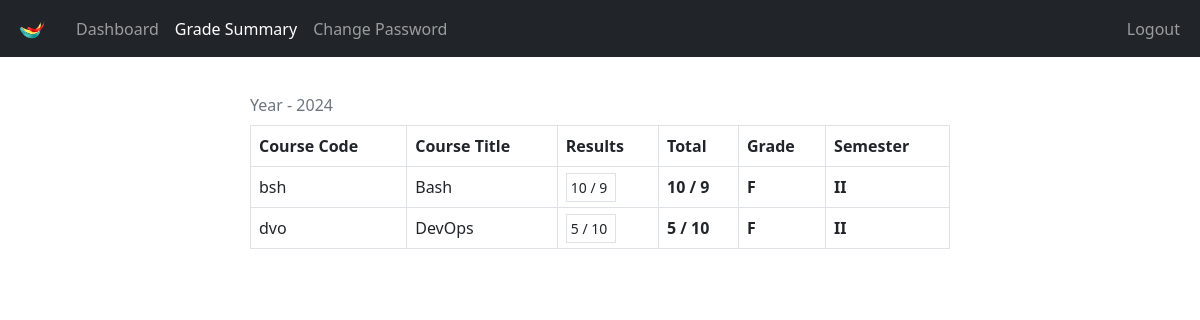
Page /Student/grade.php (signed in) on the committed database.
### tables this page shows
CREATE TABLE `student_score` (
  `id` int(11) NOT NULL,
  `semester` varchar(100) NOT NULL,
  `year` int(11) NOT NULL,
  `student_id` int(11) NOT NULL,
  `teacher_id` int(11) NOT NULL,
  `subject_id` int(11) NOT NULL,
  `results` varchar(512) NOT NULL
);

CREATE TABLE `subjects` (
  `subject_id` int(11) NOT NULL,
  `subject` varchar(31) NOT NULL,
  `subject_code` varchar(31) NOT NULL,
  `grade` int(11) NOT NULL
);

### Student/data/score.php (called while the page is built)
<?php
function getScoreById($student_id, $conn)
{
    $sql = "SELECT * FROM student_score
           WHERE student_id=? ORDER BY year DESC";
    $stmt = $conn->prepare($sql);
    $stmt->execute([$student_id]);
    if ($stmt->rowCount() > 0) {
        $student_scores = $stmt->fetchAll();
        return $student_scores;
    } else {
        return 0;
    }
}
function gradeCalc($grade)
{
    $g = "";
    if ($grade >= 92) {
        $g = "A+";
    } else if ($grade >= 86) {
        $g = "A";
    } else if ($grade >= 80) {
        $g = "A-";
    } else if ($grade >= 75) {
        $g = "B+";
    } else if ($grade >= 70) {
        $g = "B";
    } else if ($grade >= 66) {
        $g = "B-";
    } else if ($grade >= 60) {
        $g = "C";
    } else if ($grade >= 55) {
        $g = "C-";
    } else if ($grade >= 50) {
        $g = "D+";
    } else if ($grade >= 45) {
        $g = "D";
    } else if ($grade >= 40) {
        $g = "D-";
    } else if ($grade < 39) {
        $g = "F";
    }
    return $g;
}

### Student/data/subject.php (called while the page is built, shortened)
<?php
function getSubjectById($subject_id, $conn)
{
    $sql = "SELECT * FROM subjects
           WHERE subject_id=?";
    $stmt = $conn->prepare($sql);
    $stmt->execute([$subject_id]);
    if ($stmt->rowCount() == 1) {
        $subject = $stmt->fetch();
        return $subject;
    } else {
        return 0;
    }
}

### Student/grade.php (the view, shortened to what this page needs)
<?php
if (
    isset($_SESSION['student_id']) &&
    isset($_SESSION['role'])
) {
    if ($_SESSION['role'] == 'Student') {
        include "../DB_connection.php";
        include "data/score.php";
        include "data/subject.php";
        $student_id = $_SESSION['student_id'];
        $scores = getScoreById($student_id, $conn);
?>
        <!DOCTYPE html>
        <html lang="en">
        <head>
            <link rel="stylesheet" href="https://cdn.jsdelivr.net/npm/bootstrap@5.2.0/dist/css/bootstrap.min.css">
            <link rel="stylesheet" href="../css/style.css">
            <link rel="stylesheet" href="https://cdnjs.cloudflare.com/ajax/libs/font-awesome/4.7.0/css/font-awesome.min.css">
        </head>
        <body>
            <?php
            include "inc/navbar.php";
            if ($scores != 0) {
            ?>
                <div class="d-flex justify-content-center align-items-center flex-column pt-4">
                    <?php
                    $check = 0;
                    foreach ($scores as $score) {
                        if ($score['year'] == $check) {
                            $check = $score['year'];
                            $csubject = getSubjectById($score['subject_id'], $conn);
                    ?>
                            <tr>
                                <td><?= $csubject['subject_code'] ?></th>
                                <td><?= $csubject['subject'] ?></th>
                                <td>
                                    <?php
                                    $total = 0;
                                    $outOf = 0;
                                    $results = explode(',', trim($score['results']));
                                    foreach ($results as $result) {
                                        $temp =  explode(' ', trim($result));
                                        $total += $temp[0];
                                        $outOf += $temp[1];
                                    ?>
                                        <small class="border p-1">
                                            <?= $temp[0] ?> / <?= $temp[1] ?>
                                        </small>&nbsp;
                                    <?php } ?>
                                <th><?= $total ?> / <?= $outOf ?></th>
                                <th><?php
                                    echo gradeCalc($total);
                                    ?></th>
                                <th><?= $score['semester'] ?></th>
                            </tr>
                        <?php } else {
                            $check = $score['year'];
                            $csubject = getSubjectById($score['subject_id'], $conn);
                        ?>
                            <div class="table-responsive " style="width: 90%; max-width: 700px;">
                                <table class="table table-bordered mt-1 mb-5 n-table">
                                    <caption style="caption-side:top">Year - <?= $score['year'] ?> </caption>
                                    <thead>
                                        <tr>
                                            <th scope="col">Course Code</th>
                                            <th scope="col">Course Title</th>
                                            <th scope="col">Results</th>
                                            <th scope="col">Total</th>
                                            <th scope="col">Grade</th>
                                            <th scope="col">Semester</th>
                                        </tr>
                                    </thead>
                                    <tbody>
                                        <tr>
                                            <td><?= $csubject['subject_code'] ?></th>
                                            <td><?= $csubject['subject'] ?></th>
                                            <td>
                                                <?php
                                                $total = 0;
                                                $outOf = 0;
                                                $results = explode(',', trim($score['results']));
                                                foreach ($results as $result) {
                                                    $temp =  explode(' ', trim($result));
                                                    $total += $temp[0];
                                                    $outOf += $temp[1];
                                                ?>
                                                    <small class="border p-1">
                                                        <?= $temp[0] ?> / <?= $temp[1] ?>
                                                    </small>&nbsp;
                                                <?php } ?>
                                            <th><?= $total ?> / <?= $outOf ?></th>
                                            <th><?php
                                                echo gradeCalc($total);
                                                ?></th>
                                            <th><?= $score['semester'] ?></th>
                                        </tr>
                                    <?php }
                                if ($score['year'] != $check) { ?>
                    <?php  }
                            } ?>
                <?php } else { ?>
                    <div class="alert alert-info .w-450 m-5" role="alert">
                        Empty!
                    </div>
                <?php } ?>
        </body>
        </html>
<?php
    } else {
        header("Location: ../login.php");
        exit;
    }
} else {
    header("Location: ../login.php");
    exit;
}
?>

### css/style.css (style rules this page uses)
.n-table { max-width: 800px; }

### rows in the picture
student_score: year "2024", subject.subject_code "bsh", subject.subject "Bash", results "10", results "9", total "10", outOf "9", total "F", semester "II"
student_score: subject.subject_code "dvo", subject.subject "DevOps", results "5", results "10", total "5", outOf "10", total "F", semester "II"
